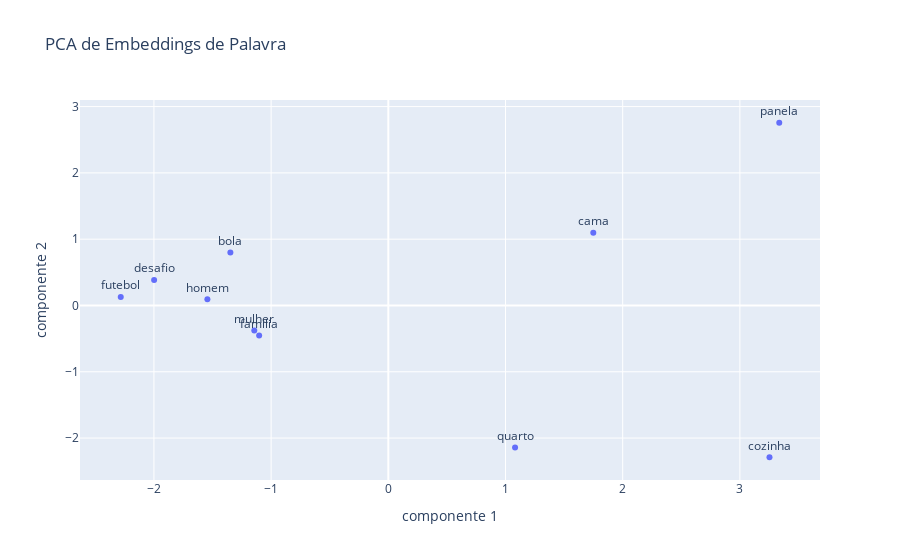

The notebook cell this image was saved under:
### Markdown cell above
A característica chave dessa representação é que pontos em um espaço vetorial que estão próximos uns aos outros possuem similaridades semânticas próximas. Abaixo, primeiro reduzimos os vetores para 2D para conseguirmos visualizar as palavras em um gráfico de dispersão. Nele, podemos ver que `desafio` e `futebol` ficaram agrupados, já utensílios de cozinha e objetos de casa ficaram apartados. No entanto, ainda temos somente uma representação vetorial para cada palavra, não conseguindo entender contextos em sentenças.

### Code cell
palavras = ["homem", "mulher", "familia", "desafio", "panela", "cama", "bola", "futebol", "quarto", "cozinha"]
vetores = np.array([bigram_model.wv[palavra] for palavra in palavras])

pca = PCA(n_components=2)
vectors_pca = pca.fit_transform(vetores)


fig = px.scatter(
    x=vectors_pca[:, 0],
    y=vectors_pca[:, 1],
    title='PCA de Embeddings de Palavra',
    text=palavras,
    labels={'x': 'componente 1', 'y':'componente 2'}
)
fig.update_traces(textposition='top center')
fig.show()

### Figure 1 — Plotly figure (JSON) as saved in the notebook; plotly's stock layout.template omitted (floating-point values rounded to 4 significant figures)
{"data": [{"hovertemplate": "componente 1=%{x}<br>componente 2=%{y}<br>text=%{text}<extra></extra>", "legendgroup": "", "marker": {"color": "#636efa", "symbol": "circle"}, "mode": "markers+text", "name": "", "orientation": "v", "showlegend": false, "text": ["homem", "mulher", "familia", "desafio", "panela", "cama", "bola", "futebol", "quarto", "cozinha"], "textposition": "top center", "type": "scatter", "x": [-1.544, -1.144, -1.102, -1.998, 3.336, 1.749, -1.348, -2.283, 1.082, 3.252], "xaxis": "x", "y": [0.09297, -0.3788, -0.4541, 0.3852, 2.756, 1.099, 0.8005, 0.1295, -2.141, -2.289], "yaxis": "y"}], "layout": {"legend": {"tracegroupgap": 0}, "title": {"text": "PCA de Embeddings de Palavra"}, "xaxis": {"anchor": "y", "domain": [0, 1], "title": {"text": "componente 1"}}, "yaxis": {"anchor": "x", "domain": [0, 1], "title": {"text": "componente 2"}}}}
